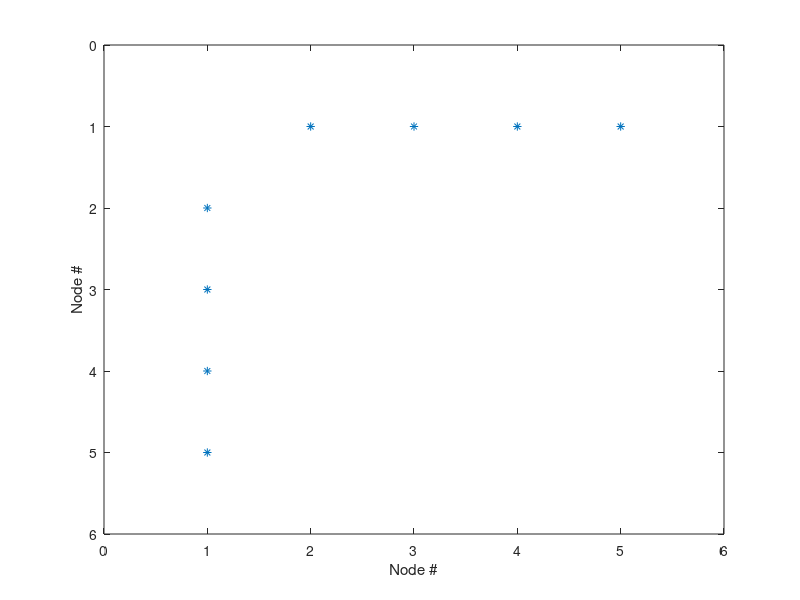

Here is the MATLAB script that generated this plot: (Note: this script raises an error after producing the figure.)
%%  MA665 - Lab 8:  Networks.
%   In this lab we will explore some techniques to create and analyze
%   networks.  Our focus will center on general properties of networks that
%   could apply to biological networks, computer networks, social networks,
%   etc.

%%  Preliminaries.
%   Text preceded by a '%' indicates a 'comment'.  This text should appear
%   green on the screen.  I will use comments to explain what we're doing 
%   and to ask you questions.  Also, comments are useful in your own code
%   to note what you've done (so it makes sense when you return to the code
%   in the future).  It's a good habit to *always* comment your code.  I'll
%   try to set a good example, but won't always . . . 

%%  NOTES - Challenge Problems.
%   You'll find 6 challange problems below.  Your task --- answer
%   at least 1 of them.  Present your results to me in whatever format you think is
%   appropriate.  Your solutions should include figures (with axes labeled
%   and captions) and explanatory text.  Also, please include any
%   MATLAB code you write;  remember to include comments in the
%   code.  The comments should be detailed enough that you could share your
%   code with any of your classmates / colleagues.  Watch out for *Extreme*
%   Challenge problems --- they're tricky.  If you email me your solutions
%   please send as PDF.
%
%   IMPORTANT NOTE:  I need to submit grades for MA665 on Saturday - so
%   submit this assignment by Saturday afternoon.

%%  Part 1:  Constructing simple networks.  
%   In class, we discussed examples of simple 5-node networks, and a
%   variety of measures applied to these networks.  Here we will construct
%   these networks in MATLAB, and apply analysis functions to these
%   networks.  Let's start by considering the network drawn here,
%
%   http://makramer.info/MA665/net1.jpg
%
%   This network consists of five nodes (N=5) and 4 edges.  We can represent
%   the edges between nodes in multiple ways.  For example, we can list all
%   pairs of nodes that possess edges, 
%
%   (1,2)  (1,3)  (1,4)  (1,5)
%
%   Note that we could just have well as written,
%
%   (2,1)  (3,1)  (4,1)  (5,1)
%
%   The order of the nodes is irrelevant;  an edge that connects node 1 to
%   node 2 also connects node 2 to node 1.
%
%   We can also create a *matrix* to represent these results.  To
%   do so, let's first define an empty matrix with the number of rows and
%   columns equal to the number of nodes,

A = zeros(5,5);

%   Each row and column now represents an individual node;  for example,
%   the first row and first column represents node 1, the second row and
%   second column represents node 2, and so on.  Now, let's add values to
%   this matrix that represent the *edges*.  To do so, we place the value
%   >>1<< in the appropriate (row,column) of the matrix to represent each
%   edge.  For example, to represent the edge that connects node 1 to node
%   2, we update A:

A(1,2) = 1;

%   Our matrix "A" now indicates the location of one edge, between node 1
%   and node 2.  We must also update the matrix to indicate the edge
%   between node 2 and node 1 (the opposite of the above),

A(2,1) = 1;

%   Let's now repeat this procedure for all edges in our network,

A(1,3) = 1;
A(3,1) = 1;
A(1,4) = 1;
A(4,1) = 1;
A(1,5) = 1;
A(5,1) = 1;

%   Now, we have completely specified the edges in our network using the
%   matrix "A".  It's useful to visualize "A", and we can do so in two
%   ways.  First, simply type "A" at the command line and look at the
%   output,

A

%Q:  Does the output at the command line make sense?  Can you look at this
%matrix printout and see that node 1 connects to all other nodes (except itself)?

%   Another way to examine "A" is through the following command,

spy(A)
xlabel('Node #');  ylabel('Node #')

%Q:  Again, can you examine this figure and quickly determine which node
%pairs possess edges?

%   The matrix "A" is called the *adjacency matrix*.  A value of 1 in this
%   matrix indicates that two nodes share an edge (i.e., that the two nodes
%   are "adjacent").  A value of 0 indicates no edge between the choosen
%   node pair.  In our case, the matrix is always *symmetric*, or
%
%       A(i,j) = A(j,i)
%
%   This always occurs for binary, undirected networks --- if node "i"
%   connects to node "j", then node "j" connects to node "i".

%%  Part 2:  Network measures.
%   The reason to construct the adjacency matrix is that we can now perform
%   operations on this matrix.  Namely, we can compute interesting
%   quantities, like the degree of each node, the path length between
%   nodes, and the clustering coefficient.  Let's do so now, starting with
%   the degree.

%%  Part 2a:  Degree:  The number of edges that touch a node.
%
%   If we print or plot "A", we can count the number of edges that touch
%   each node --- we simply count the number of 1's we see in each row.
%   Let's look at row #1 of A,

A(1,:)

%   There are four 1's (remember that node 1 connects to all other nodes).
%   Therefore, the degree of node 1 is 4.  We can do the same for row #2,

A(2,:)

%   And we find that the degree of node 2 is 1.  We can repeat this
%   procedure for each node, but printing "A" and counting 1's by hand is
%   boring.  There's a easier way to do this, using built in routines in
%   MATLAB.  Namely, let's define a new variable "deg" that
%   holds the >>sum<< of "A" over columns,

deg = sum(A,2);

%Q:  Examine the variable "deg".  Does it match your expectations for the
%degree of each node?  [Have you seen the command "sum" before?  If not,
%check out MATLAB Help.]

%   As a summary measure for the entire network, it's useful to compute the
%   *average* degree of all nodes.  Again, that's easy to do using simple
%   commands in MATLAB,

avg_deg = mean(deg);

%Q:  Examine the average degree.  Does the value make sense for this
%network?

%%  Part 2b:  Clustering coefficient:  The number of completed triangles in
%   a network (i.e., are my friends also friends?).
%
%   To compute the clustering coefficient for our network, we'll first need
%   to download a MATLAB function.  Please visit this website,
%
%   https://sites.google.com/site/bctnet/measures/list
%
%   And download the function titled:  "clustering_coef_bu.m"
%
%   If you're interested, open this function in the MATLAB Editor and see
%   what's inside.  Can you make sense of this code?  This function
%   (implemented by Olaf Sporns and colleagues) takes as input our
%   adjacency matrix "A" and computes the clustering coefficient of each
%   node.  It's simple to use,

cc = clustering_coef_bu(A);

%Q:  Examine the output variable "cc".  This returns the clustering
%coefficient for each node.  Do the values it returns make sense (are there
%*any* completed triangles in this network)?

%   To summarize the clustering coefficent of the entire network, it's
%   useful to compute the *average* clustering coefficient of the entire
%   network as follows,

avg_cc = mean(cc);

%Q:  Again, examine the value that results.  Does it make sense?

%%  Part 2c:  Path length:  The number of edges traveled from node to node.
%
%   The final measure we'll consider is the path length between all pairs
%   of nodes.  To compute it, we'll need one more MATLAB function, found
%   here,
%
%   https://sites.google.com/site/bctnet/measures/list
%
%   Download the function:  "distance_bin.m"
%
%   If you're interested, open this function in the MATLAB Editor and try to
%   make sense of it.  This function (again implemented by Olaf Sporns and
%   colleagues) takes as input our adjacency matrix and returns the distance
%   (i.e., the number of edges travelled) between each node pair.  It's
%   also easy to use:

dist = distance_bin(A);

%Q:  Type "dist" at the command line and look at it.  Compare it to the
%picture of the network and our results we computed for the path length in
%class.  Does it make sense?  Also, notice that "dist" is symmetric:  the
%distance from node i to node j is the same as the distance from node j to
%node i.

%  Having computed the path length between each node pair, let's now
%  compute the *average path length*.  This is a bit complicated ...
%  there's some redundancy in "dist", and we don't want to count the
%  distance from node i-to-j *and* from node j-to-i.  So what we'll do is
%  sum up all values of "dist" and then divide by 2 (to account for the
%  redundancy):

apl = sum(dist(:))/2;

%  One last thing --- we need to scale this sum by the number of possible
%  node pairs.  The forumla for this that we wrote in class is:
%
%       # possible node pairs = N*(N-1)/2
%
%  In our case, N=5, so (finally) we can compute the average path length,
%  scaled appropriately,

N=5;
apl = sum(dist(:))/2   /   (N*(N-1)/2);

%Q:  Examine the value you compute for the average path length.  Does it
%seem reasonable?  Does it match the value we found in class?

%%  Part 2-Summary.
%   We've now implemented three network measures:
%       1)  Average degree
%       2)  Average clustering coefficient
%       3)  Average path length
%   These measures are useful because each provides a simple (single
%   number) summary of the network structure.  Such summary measures are
%   especially important as networks become more and more complicated.
%
%   Let's now apply these measures to some additional networks.
%
%Q (Challenge #1):  Visit the following link and examine the network,
%
%       http://makramer.info/MA665/net2.jpg
%
%Construct an adjancy matrix "A" for this network.  Then compute the
%average degree, average clustering coefficient, and average path length
%for this network using the MATLAB routines examined above.  Compare these
%results to those found for the 5-node network we analyzed in Part 2.  How
%do the values of each measure change?

%Q (Challenge #2):  Visit the following link,
%
%       https://sites.google.com/site/bctnet/datasets
%
%And download the data set "macaque71.mat".  The downloaded file contains a
%matrix (CIJ) that represents the connectivity of macaque cortex.  It
%consists of 71 nodes (which matches the matrix dimensions).  Notice that
%this matrix is *NOT* symmetric;  the network in this case is DIRECTED.  In
%other words, if node i connects to j, then node j does *not* necessarily
%connect to node i.  So we'll first make a simplifying assumption here and
%force the network to be symmetric, like this,
%
%       CIJ = CIJ + transpose(CIJ);
%       CIJ = heaviside(CIJ-0.5);       <--- Trickery here.  Make sense?
%
%After these manipulations, we've thrown out all direction information.
%The new matrix CIJ simply indicates that two nodes (i,j) connect, not the
%direction of the connection.
%
%Analyze this updated (now undirected) matrix CIJ.  Compute the average
%degree, average path length, and average clustering coefficient.

%Q (Challenge #3):  Find a binary, undirected network in the real world.  Compute
%its average degree, average path length, and average clustering coefficient.
%For some real-world networks, you might look here,
%
%   http://netwiki.amath.unc.edu/SharedData/SharedData
%   http://math.bu.edu/people/kolaczyk/datasets.html

%Q (Nearly impossible challenge):  Try *not* to waste an infinite amount of
%time here,
%
%   http://oracleofbacon.org/

%%  Part 3:  Regular network.
%   So far, we've developed a simple network (consisting of 5 nodes) with a
%   pre-specified connectivity pattern. Let's now develop some more
%   complicated networks.  We'll start with a *regular* network.  What
%   makes a network "regular" is the mesh-like connections between
%   neighboring nodes.  To develop this network, first we'll specify the
%   number of nodes (N) and the number of neighbors of each node (k):

N=200;      %There are 200 nodes.
c=5;        %Each node has 2*c neighbors (i.e., k=2c).

%   Then to create the network, execute the following commands:

r = zeros(1,N);  r(2:c+1)=1;  r(N-c+1:N)=1;
A = toeplitz(r);

%   A lot happens in the previous two lines.  In the first, we define the
%   edges that touch node 1.  This node has N possible edges (if we allow
%   self connections), so make a vector of zeros to hold these edges (r).
%   Then, connect node 1 to it's c-neighbors on the right (nodes 2,3,4,5,6)
%   and it's c-neighbors on the left (196,197,198,199,200).  Notice that
%   the connectivity "wraps around" from low node numbers to high node
%   numbers;  we can think of the nodes as living on a circle.  Imagine
%   moving in a clockwise direction around the circle.  Eventually 
%   the angle increases from 357 degrees, to 358 degrees, to 359 degrees,
%   and we return to 0 degrees, then increase to 1 degrees, 2 degrees, and
%   so on.  In this sense, we continue to "wrap around" the circle.  In the
%   second line of code, we use a shifted-version of the vector "r" to define
%   each row of "A".

%   Let's plot this matrix and see what it looks like,

spy(A)
title(['Regular Graph with ' num2str(sum(A(:))) ' edges'])
xlabel('Node #');  ylabel('Node #')

%   Notice the structure of the connections;  almost all of the connections
%   lie along the main diagonal.  That's always the case for a regular
%   network --- node i connects to node i+1, i-1, i+2, i-2, and so on
%   (depending on c).  Also notice that node 1 connects to node 200.  In
%   this case, the regular network is a *ring*;  we can walk from
%   1-2-3-...199-200-1-2-3-...

%%  Part 4:  Random graph.  
%   Next, let's define a random graph.  To do so, we'll fix the probability
%   (p) of including an edge between each node pair.  Then, for each node
%   pair we'll flip a (biased) coin, and if the coin flip results in
%   success include an edge between the node pair.  Here is the code:

N = 200;                                %Define the number of nodes.
p = 0.1;                                %Define the probability of success.
A = zeros(N);                           %Define A (initially with no edges)
for i=1:N                               %For each node i,
    for j=i+1:N                         %  and each node j>i
        if poissrnd(p)                  %    flip the biased coin 
            A(i,j)=1;                   %      if success, an edge i->j
            A(j,i)=1;                   %      and an edge j->i
        end
    end
end

%Q (Challenge #4):  Fix N=200 and construct a regular network and random
%network.  For the *regular* network, fix c=10.  For the *random* network
%fix p=0.1.  For each network compute the average degree, average
%clustering coefficient, and average path length.  Compare your results to
%the formulas we wrote for each quantity in class.

%%  Part 5:  Small world networks.
%   Next, let's construct a small world network.  We discussed in class why
%   small world networks are an appealing model for the brain.  These
%   networks possess short path lengths (so information travels quickly)
%   and high clustering coefficients (or high connectivity between
%   neighbors).  To create a small world network, first download from the
%   course website the function,
%
%       make_small_world.m
%
%   Examine this code and see if you can make sense of it.  Then execute this
%   function as follows,

N = 200;        %Fix the number of nodes.
c = 5;          %We start with a *regular* network with 2*c edges per node.
p = 0.1;        %Then rewire these edges with probability p.

A = make_small_world(N,c,p);

%Q (Challenge #5):  Examine the network A created in the line above.  First
%plot it (e.g., "spy").  Can you see the shortcuts?  Then compute the average
%degree, average path length, and average clustering coefficient for "A".
%Compare these results to the values you expect for a regular and random
%network (use the formulas we derived in class!).

%Q (Difficult Challenge #6):  Fix N=200 and c=5.  Vary p from values near 0
%(e.g., 0.00001) to values near 1.  For each value of p, compute the
%average clustering coefficient <cc> and average path length <pl>.  Scale
%both values by the values expected for a *regular* network (HINT:  Use the
%formulas we derived in class).  Finally, plot the scaled <cc> and scaled
%<pl> versus "p".  Can you reproduce the figure we drew in lab?
